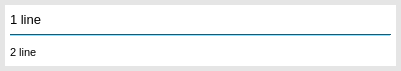
<?xml version="1.0" encoding="UTF-8"?>
<ui version="4.0">
 <class>CustomListViewItemWidgetForm</class>
 <widget class="QWidget" name="CustomListViewItemWidgetForm">
  <property name="geometry">
   <rect>
    <x>0</x>
    <y>0</y>
    <width>401</width>
    <height>71</height>
   </rect>
  </property>
  <property name="sizePolicy">
   <sizepolicy hsizetype="Ignored" vsizetype="Ignored">
    <horstretch>0</horstretch>
    <verstretch>0</verstretch>
   </sizepolicy>
  </property>
  <property name="maximumSize">
   <size>
    <width>16777194</width>
    <height>16777215</height>
   </size>
  </property>
  <property name="palette">
   <palette>
    <active>
     <colorrole role="WindowText">
      <brush brushstyle="SolidPattern">
       <color alpha="255">
        <red>0</red>
        <green>0</green>
        <blue>0</blue>
       </color>
      </brush>
     </colorrole>
     <colorrole role="Button">
      <brush brushstyle="SolidPattern">
       <color alpha="255">
        <red>229</red>
        <green>229</green>
        <blue>229</blue>
       </color>
      </brush>
     </colorrole>
     <colorrole role="Light">
      <brush brushstyle="SolidPattern">
       <color alpha="255">
        <red>255</red>
        <green>255</green>
        <blue>255</blue>
       </color>
      </brush>
     </colorrole>
     <colorrole role="Midlight">
      <brush brushstyle="SolidPattern">
       <color alpha="255">
        <red>242</red>
        <green>242</green>
        <blue>242</blue>
       </color>
      </brush>
     </colorrole>
     <colorrole role="Dark">
      <brush brushstyle="SolidPattern">
       <color alpha="255">
        <red>114</red>
        <green>114</green>
        <blue>114</blue>
       </color>
      </brush>
     </colorrole>
     <colorrole role="Mid">
      <brush brushstyle="SolidPattern">
       <color alpha="255">
        <red>153</red>
        <green>153</green>
        <blue>153</blue>
       </color>
      </brush>
     </colorrole>
     <colorrole role="Text">
      <brush brushstyle="SolidPattern">
       <color alpha="255">
        <red>0</red>
        <green>0</green>
        <blue>0</blue>
       </color>
      </brush>
     </colorrole>
     <colorrole role="BrightText">
      <brush brushstyle="SolidPattern">
       <color alpha="255">
        <red>255</red>
        <green>255</green>
        <blue>255</blue>
       </color>
      </brush>
     </colorrole>
     <colorrole role="ButtonText">
      <brush brushstyle="SolidPattern">
       <color alpha="255">
        <red>0</red>
        <green>0</green>
        <blue>0</blue>
       </color>
      </brush>
     </colorrole>
     <colorrole role="Base">
      <brush brushstyle="SolidPattern">
       <color alpha="255">
        <red>255</red>
        <green>255</green>
        <blue>255</blue>
       </color>
      </brush>
     </colorrole>
     <colorrole role="Window">
      <brush brushstyle="SolidPattern">
       <color alpha="255">
        <red>229</red>
        <green>229</green>
        <blue>229</blue>
       </color>
      </brush>
     </colorrole>
     <colorrole role="Shadow">
      <brush brushstyle="SolidPattern">
       <color alpha="255">
        <red>0</red>
        <green>0</green>
        <blue>0</blue>
       </color>
      </brush>
     </colorrole>
     <colorrole role="AlternateBase">
      <brush brushstyle="SolidPattern">
       <color alpha="255">
        <red>242</red>
        <green>242</green>
        <blue>242</blue>
       </color>
      </brush>
     </colorrole>
     <colorrole role="ToolTipBase">
      <brush brushstyle="SolidPattern">
       <color alpha="255">
        <red>255</red>
        <green>255</green>
        <blue>220</blue>
       </color>
      </brush>
     </colorrole>
     <colorrole role="ToolTipText">
      <brush brushstyle="SolidPattern">
       <color alpha="255">
        <red>0</red>
        <green>0</green>
        <blue>0</blue>
       </color>
      </brush>
     </colorrole>
    </active>
    <inactive>
     <colorrole role="WindowText">
      <brush brushstyle="SolidPattern">
       <color alpha="255">
        <red>0</red>
        <green>0</green>
        <blue>0</blue>
       </color>
      </brush>
     </colorrole>
     <colorrole role="Button">
      <brush brushstyle="SolidPattern">
       <color alpha="255">
        <red>229</red>
        <green>229</green>
        <blue>229</blue>
       </color>
      </brush>
     </colorrole>
     <colorrole role="Light">
      <brush brushstyle="SolidPattern">
       <color alpha="255">
        <red>255</red>
        <green>255</green>
        <blue>255</blue>
       </color>
      </brush>
     </colorrole>
     <colorrole role="Midlight">
      <brush brushstyle="SolidPattern">
       <color alpha="255">
        <red>242</red>
        <green>242</green>
        <blue>242</blue>
       </color>
      </brush>
     </colorrole>
     <colorrole role="Dark">
      <brush brushstyle="SolidPattern">
       <color alpha="255">
        <red>114</red>
        <green>114</green>
        <blue>114</blue>
       </color>
      </brush>
     </colorrole>
     <colorrole role="Mid">
      <brush brushstyle="SolidPattern">
       <color alpha="255">
        <red>153</red>
        <green>153</green>
        <blue>153</blue>
       </color>
      </brush>
     </colorrole>
     <colorrole role="Text">
      <brush brushstyle="SolidPattern">
       <color alpha="255">
        <red>0</red>
        <green>0</green>
        <blue>0</blue>
       </color>
      </brush>
     </colorrole>
     <colorrole role="BrightText">
      <brush brushstyle="SolidPattern">
       <color alpha="255">
        <red>255</red>
        <green>255</green>
        <blue>255</blue>
       </color>
      </brush>
     </colorrole>
     <colorrole role="ButtonText">
      <brush brushstyle="SolidPattern">
       <color alpha="255">
        <red>0</red>
        <green>0</green>
        <blue>0</blue>
       </color>
      </brush>
     </colorrole>
     <colorrole role="Base">
      <brush brushstyle="SolidPattern">
       <color alpha="255">
        <red>255</red>
        <green>255</green>
        <blue>255</blue>
       </color>
      </brush>
     </colorrole>
     <colorrole role="Window">
      <brush brushstyle="SolidPattern">
       <color alpha="255">
        <red>229</red>
        <green>229</green>
        <blue>229</blue>
       </color>
      </brush>
     </colorrole>
     <colorrole role="Shadow">
      <brush brushstyle="SolidPattern">
       <color alpha="255">
        <red>0</red>
        <green>0</green>
        <blue>0</blue>
       </color>
      </brush>
     </colorrole>
     <colorrole role="AlternateBase">
      <brush brushstyle="SolidPattern">
       <color alpha="255">
        <red>242</red>
        <green>242</green>
        <blue>242</blue>
       </color>
      </brush>
     </colorrole>
     <colorrole role="ToolTipBase">
      <brush brushstyle="SolidPattern">
       <color alpha="255">
        <red>255</red>
        <green>255</green>
        <blue>220</blue>
       </color>
      </brush>
     </colorrole>
     <colorrole role="ToolTipText">
      <brush brushstyle="SolidPattern">
       <color alpha="255">
        <red>0</red>
        <green>0</green>
        <blue>0</blue>
       </color>
      </brush>
     </colorrole>
    </inactive>
    <disabled>
     <colorrole role="WindowText">
      <brush brushstyle="SolidPattern">
       <color alpha="255">
        <red>114</red>
        <green>114</green>
        <blue>114</blue>
       </color>
      </brush>
     </colorrole>
     <colorrole role="Button">
      <brush brushstyle="SolidPattern">
       <color alpha="255">
        <red>229</red>
        <green>229</green>
        <blue>229</blue>
       </color>
      </brush>
     </colorrole>
     <colorrole role="Light">
      <brush brushstyle="SolidPattern">
       <color alpha="255">
        <red>255</red>
        <green>255</green>
        <blue>255</blue>
       </color>
      </brush>
     </colorrole>
     <colorrole role="Midlight">
      <brush brushstyle="SolidPattern">
       <color alpha="255">
        <red>242</red>
        <green>242</green>
        <blue>242</blue>
       </color>
      </brush>
     </colorrole>
     <colorrole role="Dark">
      <brush brushstyle="SolidPattern">
       <color alpha="255">
        <red>114</red>
        <green>114</green>
        <blue>114</blue>
       </color>
      </brush>
     </colorrole>
     <colorrole role="Mid">
      <brush brushstyle="SolidPattern">
       <color alpha="255">
        <red>153</red>
        <green>153</green>
        <blue>153</blue>
       </color>
      </brush>
     </colorrole>
     <colorrole role="Text">
      <brush brushstyle="SolidPattern">
       <color alpha="255">
        <red>114</red>
        <green>114</green>
        <blue>114</blue>
       </color>
      </brush>
     </colorrole>
     <colorrole role="BrightText">
      <brush brushstyle="SolidPattern">
       <color alpha="255">
        <red>255</red>
        <green>255</green>
        <blue>255</blue>
       </color>
      </brush>
     </colorrole>
     <colorrole role="ButtonText">
      <brush brushstyle="SolidPattern">
       <color alpha="255">
        <red>114</red>
        <green>114</green>
        <blue>114</blue>
       </color>
      </brush>
     </colorrole>
     <colorrole role="Base">
      <brush brushstyle="SolidPattern">
       <color alpha="255">
        <red>229</red>
        <green>229</green>
        <blue>229</blue>
       </color>
      </brush>
     </colorrole>
     <colorrole role="Window">
      <brush brushstyle="SolidPattern">
       <color alpha="255">
        <red>229</red>
        <green>229</green>
        <blue>229</blue>
       </color>
      </brush>
     </colorrole>
     <colorrole role="Shadow">
      <brush brushstyle="SolidPattern">
       <color alpha="255">
        <red>0</red>
        <green>0</green>
        <blue>0</blue>
       </color>
      </brush>
     </colorrole>
     <colorrole role="AlternateBase">
      <brush brushstyle="SolidPattern">
       <color alpha="255">
        <red>229</red>
        <green>229</green>
        <blue>229</blue>
       </color>
      </brush>
     </colorrole>
     <colorrole role="ToolTipBase">
      <brush brushstyle="SolidPattern">
       <color alpha="255">
        <red>255</red>
        <green>255</green>
        <blue>220</blue>
       </color>
      </brush>
     </colorrole>
     <colorrole role="ToolTipText">
      <brush brushstyle="SolidPattern">
       <color alpha="255">
        <red>0</red>
        <green>0</green>
        <blue>0</blue>
       </color>
      </brush>
     </colorrole>
    </disabled>
   </palette>
  </property>
  <property name="windowTitle">
   <string>Form</string>
  </property>
  <property name="autoFillBackground">
   <bool>true</bool>
  </property>
  <layout class="QVBoxLayout" name="verticalLayout_2">
   <property name="sizeConstraint">
    <enum>QLayout::SetDefaultConstraint</enum>
   </property>
   <property name="leftMargin">
    <number>5</number>
   </property>
   <property name="topMargin">
    <number>5</number>
   </property>
   <property name="rightMargin">
    <number>5</number>
   </property>
   <property name="bottomMargin">
    <number>5</number>
   </property>
   <item>
    <widget class="QWidget" name="widget" native="true">
     <property name="sizePolicy">
      <sizepolicy hsizetype="Ignored" vsizetype="Ignored">
       <horstretch>0</horstretch>
       <verstretch>0</verstretch>
      </sizepolicy>
     </property>
     <property name="palette">
      <palette>
       <active>
        <colorrole role="WindowText">
         <brush brushstyle="SolidPattern">
          <color alpha="255">
           <red>0</red>
           <green>0</green>
           <blue>0</blue>
          </color>
         </brush>
        </colorrole>
        <colorrole role="Button">
         <brush brushstyle="SolidPattern">
          <color alpha="255">
           <red>255</red>
           <green>255</green>
           <blue>255</blue>
          </color>
         </brush>
        </colorrole>
        <colorrole role="Light">
         <brush brushstyle="SolidPattern">
          <color alpha="255">
           <red>255</red>
           <green>255</green>
           <blue>255</blue>
          </color>
         </brush>
        </colorrole>
        <colorrole role="Midlight">
         <brush brushstyle="SolidPattern">
          <color alpha="255">
           <red>255</red>
           <green>255</green>
           <blue>255</blue>
          </color>
         </brush>
        </colorrole>
        <colorrole role="Dark">
         <brush brushstyle="SolidPattern">
          <color alpha="255">
           <red>127</red>
           <green>127</green>
           <blue>127</blue>
          </color>
         </brush>
        </colorrole>
        <colorrole role="Mid">
         <brush brushstyle="SolidPattern">
          <color alpha="255">
           <red>170</red>
           <green>170</green>
           <blue>170</blue>
          </color>
         </brush>
        </colorrole>
        <colorrole role="Text">
         <brush brushstyle="SolidPattern">
          <color alpha="255">
           <red>0</red>
           <green>0</green>
           <blue>0</blue>
          </color>
         </brush>
        </colorrole>
        <colorrole role="BrightText">
         <brush brushstyle="SolidPattern">
          <color alpha="255">
           <red>255</red>
           <green>255</green>
           <blue>255</blue>
          </color>
         </brush>
        </colorrole>
        <colorrole role="ButtonText">
         <brush brushstyle="SolidPattern">
          <color alpha="255">
           <red>0</red>
           <green>0</green>
           <blue>0</blue>
          </color>
         </brush>
        </colorrole>
        <colorrole role="Base">
         <brush brushstyle="SolidPattern">
          <color alpha="255">
           <red>255</red>
           <green>255</green>
           <blue>255</blue>
          </color>
         </brush>
        </colorrole>
        <colorrole role="Window">
         <brush brushstyle="SolidPattern">
          <color alpha="255">
           <red>255</red>
           <green>255</green>
           <blue>255</blue>
          </color>
         </brush>
        </colorrole>
        <colorrole role="Shadow">
         <brush brushstyle="SolidPattern">
          <color alpha="255">
           <red>0</red>
           <green>0</green>
           <blue>0</blue>
          </color>
         </brush>
        </colorrole>
        <colorrole role="AlternateBase">
         <brush brushstyle="SolidPattern">
          <color alpha="255">
           <red>255</red>
           <green>255</green>
           <blue>255</blue>
          </color>
         </brush>
        </colorrole>
        <colorrole role="ToolTipBase">
         <brush brushstyle="SolidPattern">
          <color alpha="255">
           <red>255</red>
           <green>255</green>
           <blue>220</blue>
          </color>
         </brush>
        </colorrole>
        <colorrole role="ToolTipText">
         <brush brushstyle="SolidPattern">
          <color alpha="255">
           <red>0</red>
           <green>0</green>
           <blue>0</blue>
          </color>
         </brush>
        </colorrole>
       </active>
       <inactive>
        <colorrole role="WindowText">
         <brush brushstyle="SolidPattern">
          <color alpha="255">
           <red>0</red>
           <green>0</green>
           <blue>0</blue>
          </color>
         </brush>
        </colorrole>
        <colorrole role="Button">
         <brush brushstyle="SolidPattern">
          <color alpha="255">
           <red>255</red>
           <green>255</green>
           <blue>255</blue>
          </color>
         </brush>
        </colorrole>
        <colorrole role="Light">
         <brush brushstyle="SolidPattern">
          <color alpha="255">
           <red>255</red>
           <green>255</green>
           <blue>255</blue>
          </color>
         </brush>
        </colorrole>
        <colorrole role="Midlight">
         <brush brushstyle="SolidPattern">
          <color alpha="255">
           <red>255</red>
           <green>255</green>
           <blue>255</blue>
          </color>
         </brush>
        </colorrole>
        <colorrole role="Dark">
         <brush brushstyle="SolidPattern">
          <color alpha="255">
           <red>127</red>
           <green>127</green>
           <blue>127</blue>
          </color>
         </brush>
        </colorrole>
        <colorrole role="Mid">
         <brush brushstyle="SolidPattern">
          <color alpha="255">
           <red>170</red>
           <green>170</green>
           <blue>170</blue>
          </color>
         </brush>
        </colorrole>
        <colorrole role="Text">
         <brush brushstyle="SolidPattern">
          <color alpha="255">
           <red>0</red>
           <green>0</green>
           <blue>0</blue>
          </color>
         </brush>
        </colorrole>
        <colorrole role="BrightText">
         <brush brushstyle="SolidPattern">
          <color alpha="255">
           <red>255</red>
           <green>255</green>
           <blue>255</blue>
          </color>
         </brush>
        </colorrole>
        <colorrole role="ButtonText">
         <brush brushstyle="SolidPattern">
          <color alpha="255">
           <red>0</red>
           <green>0</green>
           <blue>0</blue>
          </color>
         </brush>
        </colorrole>
        <colorrole role="Base">
         <brush brushstyle="SolidPattern">
          <color alpha="255">
           <red>255</red>
           <green>255</green>
           <blue>255</blue>
          </color>
         </brush>
        </colorrole>
        <colorrole role="Window">
         <brush brushstyle="SolidPattern">
          <color alpha="255">
           <red>255</red>
           <green>255</green>
           <blue>255</blue>
          </color>
         </brush>
        </colorrole>
        <colorrole role="Shadow">
         <brush brushstyle="SolidPattern">
          <color alpha="255">
           <red>0</red>
           <green>0</green>
           <blue>0</blue>
          </color>
         </brush>
        </colorrole>
        <colorrole role="AlternateBase">
         <brush brushstyle="SolidPattern">
          <color alpha="255">
           <red>255</red>
           <green>255</green>
           <blue>255</blue>
          </color>
         </brush>
        </colorrole>
        <colorrole role="ToolTipBase">
         <brush brushstyle="SolidPattern">
          <color alpha="255">
           <red>255</red>
           <green>255</green>
           <blue>220</blue>
          </color>
         </brush>
        </colorrole>
        <colorrole role="ToolTipText">
         <brush brushstyle="SolidPattern">
          <color alpha="255">
           <red>0</red>
           <green>0</green>
           <blue>0</blue>
          </color>
         </brush>
        </colorrole>
       </inactive>
       <disabled>
        <colorrole role="WindowText">
         <brush brushstyle="SolidPattern">
          <color alpha="255">
           <red>127</red>
           <green>127</green>
           <blue>127</blue>
          </color>
         </brush>
        </colorrole>
        <colorrole role="Button">
         <brush brushstyle="SolidPattern">
          <color alpha="255">
           <red>255</red>
           <green>255</green>
           <blue>255</blue>
          </color>
         </brush>
        </colorrole>
        <colorrole role="Light">
         <brush brushstyle="SolidPattern">
          <color alpha="255">
           <red>255</red>
           <green>255</green>
           <blue>255</blue>
          </color>
         </brush>
        </colorrole>
        <colorrole role="Midlight">
         <brush brushstyle="SolidPattern">
          <color alpha="255">
           <red>255</red>
           <green>255</green>
           <blue>255</blue>
          </color>
         </brush>
        </colorrole>
        <colorrole role="Dark">
         <brush brushstyle="SolidPattern">
          <color alpha="255">
           <red>127</red>
           <green>127</green>
           <blue>127</blue>
          </color>
         </brush>
        </colorrole>
        <colorrole role="Mid">
         <brush brushstyle="SolidPattern">
          <color alpha="255">
           <red>170</red>
           <green>170</green>
           <blue>170</blue>
          </color>
         </brush>
        </colorrole>
        <colorrole role="Text">
         <brush brushstyle="SolidPattern">
          <color alpha="255">
           <red>127</red>
           <green>127</green>
           <blue>127</blue>
          </color>
         </brush>
        </colorrole>
        <colorrole role="BrightText">
         <brush brushstyle="SolidPattern">
          <color alpha="255">
           <red>255</red>
           <green>255</green>
           <blue>255</blue>
          </color>
         </brush>
        </colorrole>
        <colorrole role="ButtonText">
         <brush brushstyle="SolidPattern">
          <color alpha="255">
           <red>127</red>
           <green>127</green>
           <blue>127</blue>
          </color>
         </brush>
        </colorrole>
        <colorrole role="Base">
         <brush brushstyle="SolidPattern">
          <color alpha="255">
           <red>255</red>
           <green>255</green>
           <blue>255</blue>
          </color>
         </brush>
        </colorrole>
        <colorrole role="Window">
         <brush brushstyle="SolidPattern">
          <color alpha="255">
           <red>255</red>
           <green>255</green>
           <blue>255</blue>
          </color>
         </brush>
        </colorrole>
        <colorrole role="Shadow">
         <brush brushstyle="SolidPattern">
          <color alpha="255">
           <red>0</red>
           <green>0</green>
           <blue>0</blue>
          </color>
         </brush>
        </colorrole>
        <colorrole role="AlternateBase">
         <brush brushstyle="SolidPattern">
          <color alpha="255">
           <red>255</red>
           <green>255</green>
           <blue>255</blue>
          </color>
         </brush>
        </colorrole>
        <colorrole role="ToolTipBase">
         <brush brushstyle="SolidPattern">
          <color alpha="255">
           <red>255</red>
           <green>255</green>
           <blue>220</blue>
          </color>
         </brush>
        </colorrole>
        <colorrole role="ToolTipText">
         <brush brushstyle="SolidPattern">
          <color alpha="255">
           <red>0</red>
           <green>0</green>
           <blue>0</blue>
          </color>
         </brush>
        </colorrole>
       </disabled>
      </palette>
     </property>
     <property name="autoFillBackground">
      <bool>true</bool>
     </property>
     <layout class="QVBoxLayout" name="verticalLayout_3">
      <property name="leftMargin">
       <number>5</number>
      </property>
      <property name="topMargin">
       <number>5</number>
      </property>
      <property name="rightMargin">
       <number>5</number>
      </property>
      <property name="bottomMargin">
       <number>5</number>
      </property>
      <item>
       <widget class="QLabel" name="firstLine">
        <property name="sizePolicy">
         <sizepolicy hsizetype="Ignored" vsizetype="Ignored">
          <horstretch>0</horstretch>
          <verstretch>0</verstretch>
         </sizepolicy>
        </property>
        <property name="font">
         <font>
          <pointsize>10</pointsize>
         </font>
        </property>
        <property name="text">
         <string>1 line</string>
        </property>
        <property name="scaledContents">
         <bool>false</bool>
        </property>
        <property name="wordWrap">
         <bool>true</bool>
        </property>
       </widget>
      </item>
      <item>
       <widget class="Line" name="line">
        <property name="palette">
         <palette>
          <active>
           <colorrole role="WindowText">
            <brush brushstyle="SolidPattern">
             <color alpha="255">
              <red>0</red>
              <green>0</green>
              <blue>0</blue>
             </color>
            </brush>
           </colorrole>
           <colorrole role="Button">
            <brush brushstyle="SolidPattern">
             <color alpha="255">
              <red>51</red>
              <green>181</green>
              <blue>229</blue>
             </color>
            </brush>
           </colorrole>
           <colorrole role="Light">
            <brush brushstyle="SolidPattern">
             <color alpha="255">
              <red>145</red>
              <green>226</green>
              <blue>255</blue>
             </color>
            </brush>
           </colorrole>
           <colorrole role="Midlight">
            <brush brushstyle="SolidPattern">
             <color alpha="255">
              <red>98</red>
              <green>203</green>
              <blue>242</blue>
             </color>
            </brush>
           </colorrole>
           <colorrole role="Dark">
            <brush brushstyle="SolidPattern">
             <color alpha="255">
              <red>25</red>
              <green>90</green>
              <blue>114</blue>
             </color>
            </brush>
           </colorrole>
           <colorrole role="Mid">
            <brush brushstyle="SolidPattern">
             <color alpha="255">
              <red>34</red>
              <green>121</green>
              <blue>153</blue>
             </color>
            </brush>
           </colorrole>
           <colorrole role="Text">
            <brush brushstyle="SolidPattern">
             <color alpha="255">
              <red>0</red>
              <green>0</green>
              <blue>0</blue>
             </color>
            </brush>
           </colorrole>
           <colorrole role="BrightText">
            <brush brushstyle="SolidPattern">
             <color alpha="255">
              <red>255</red>
              <green>255</green>
              <blue>255</blue>
             </color>
            </brush>
           </colorrole>
           <colorrole role="ButtonText">
            <brush brushstyle="SolidPattern">
             <color alpha="255">
              <red>0</red>
              <green>0</green>
              <blue>0</blue>
             </color>
            </brush>
           </colorrole>
           <colorrole role="Base">
            <brush brushstyle="SolidPattern">
             <color alpha="255">
              <red>255</red>
              <green>255</green>
              <blue>255</blue>
             </color>
            </brush>
           </colorrole>
           <colorrole role="Window">
            <brush brushstyle="SolidPattern">
             <color alpha="255">
              <red>51</red>
              <green>181</green>
              <blue>229</blue>
             </color>
            </brush>
           </colorrole>
           <colorrole role="Shadow">
            <brush brushstyle="SolidPattern">
             <color alpha="255">
              <red>0</red>
              <green>0</green>
              <blue>0</blue>
             </color>
            </brush>
           </colorrole>
           <colorrole role="AlternateBase">
            <brush brushstyle="SolidPattern">
             <color alpha="255">
              <red>153</red>
              <green>218</green>
              <blue>242</blue>
             </color>
            </brush>
           </colorrole>
           <colorrole role="ToolTipBase">
            <brush brushstyle="SolidPattern">
             <color alpha="255">
              <red>255</red>
              <green>255</green>
              <blue>220</blue>
             </color>
            </brush>
           </colorrole>
           <colorrole role="ToolTipText">
            <brush brushstyle="SolidPattern">
             <color alpha="255">
              <red>0</red>
              <green>0</green>
              <blue>0</blue>
             </color>
            </brush>
           </colorrole>
          </active>
          <inactive>
           <colorrole role="WindowText">
            <brush brushstyle="SolidPattern">
             <color alpha="255">
              <red>0</red>
              <green>0</green>
              <blue>0</blue>
             </color>
            </brush>
           </colorrole>
           <colorrole role="Button">
            <brush brushstyle="SolidPattern">
             <color alpha="255">
              <red>51</red>
              <green>181</green>
              <blue>229</blue>
             </color>
            </brush>
           </colorrole>
           <colorrole role="Light">
            <brush brushstyle="SolidPattern">
             <color alpha="255">
              <red>145</red>
              <green>226</green>
              <blue>255</blue>
             </color>
            </brush>
           </colorrole>
           <colorrole role="Midlight">
            <brush brushstyle="SolidPattern">
             <color alpha="255">
              <red>98</red>
              <green>203</green>
              <blue>242</blue>
             </color>
            </brush>
           </colorrole>
           <colorrole role="Dark">
            <brush brushstyle="SolidPattern">
             <color alpha="255">
              <red>25</red>
              <green>90</green>
              <blue>114</blue>
             </color>
            </brush>
           </colorrole>
           <colorrole role="Mid">
            <brush brushstyle="SolidPattern">
             <color alpha="255">
              <red>34</red>
              <green>121</green>
              <blue>153</blue>
             </color>
            </brush>
           </colorrole>
           <colorrole role="Text">
            <brush brushstyle="SolidPattern">
             <color alpha="255">
              <red>0</red>
              <green>0</green>
              <blue>0</blue>
             </color>
            </brush>
           </colorrole>
           <colorrole role="BrightText">
            <brush brushstyle="SolidPattern">
             <color alpha="255">
              <red>255</red>
              <green>255</green>
              <blue>255</blue>
             </color>
            </brush>
           </colorrole>
           <colorrole role="ButtonText">
            <brush brushstyle="SolidPattern">
             <color alpha="255">
              <red>0</red>
              <green>0</green>
              <blue>0</blue>
             </color>
            </brush>
           </colorrole>
           <colorrole role="Base">
            <brush brushstyle="SolidPattern">
             <color alpha="255">
              <red>255</red>
              <green>255</green>
              <blue>255</blue>
             </color>
            </brush>
           </colorrole>
           <colorrole role="Window">
            <brush brushstyle="SolidPattern">
             <color alpha="255">
              <red>51</red>
              <green>181</green>
              <blue>229</blue>
             </color>
            </brush>
           </colorrole>
           <colorrole role="Shadow">
            <brush brushstyle="SolidPattern">
             <color alpha="255">
              <red>0</red>
              <green>0</green>
              <blue>0</blue>
             </color>
            </brush>
           </colorrole>
           <colorrole role="AlternateBase">
            <brush brushstyle="SolidPattern">
             <color alpha="255">
              <red>153</red>
              <green>218</green>
              <blue>242</blue>
             </color>
            </brush>
           </colorrole>
           <colorrole role="ToolTipBase">
            <brush brushstyle="SolidPattern">
             <color alpha="255">
              <red>255</red>
              <green>255</green>
              <blue>220</blue>
             </color>
            </brush>
           </colorrole>
           <colorrole role="ToolTipText">
            <brush brushstyle="SolidPattern">
             <color alpha="255">
              <red>0</red>
              <green>0</green>
              <blue>0</blue>
             </color>
            </brush>
           </colorrole>
          </inactive>
          <disabled>
           <colorrole role="WindowText">
            <brush brushstyle="SolidPattern">
             <color alpha="255">
              <red>25</red>
              <green>90</green>
              <blue>114</blue>
             </color>
            </brush>
           </colorrole>
           <colorrole role="Button">
            <brush brushstyle="SolidPattern">
             <color alpha="255">
              <red>51</red>
              <green>181</green>
              <blue>229</blue>
             </color>
            </brush>
           </colorrole>
           <colorrole role="Light">
            <brush brushstyle="SolidPattern">
             <color alpha="255">
              <red>145</red>
              <green>226</green>
              <blue>255</blue>
             </color>
            </brush>
           </colorrole>
           <colorrole role="Midlight">
            <brush brushstyle="SolidPattern">
             <color alpha="255">
              <red>98</red>
              <green>203</green>
              <blue>242</blue>
             </color>
            </brush>
           </colorrole>
           <colorrole role="Dark">
            <brush brushstyle="SolidPattern">
             <color alpha="255">
              <red>25</red>
              <green>90</green>
              <blue>114</blue>
             </color>
            </brush>
           </colorrole>
           <colorrole role="Mid">
            <brush brushstyle="SolidPattern">
             <color alpha="255">
              <red>34</red>
              <green>121</green>
              <blue>153</blue>
             </color>
            </brush>
           </colorrole>
           <colorrole role="Text">
            <brush brushstyle="SolidPattern">
             <color alpha="255">
              <red>25</red>
              <green>90</green>
              <blue>114</blue>
             </color>
            </brush>
           </colorrole>
           <colorrole role="BrightText">
            <brush brushstyle="SolidPattern">
             <color alpha="255">
              <red>255</red>
              <green>255</green>
              <blue>255</blue>
             </color>
            </brush>
           </colorrole>
           <colorrole role="ButtonText">
            <brush brushstyle="SolidPattern">
             <color alpha="255">
              <red>25</red>
              <green>90</green>
              <blue>114</blue>
             </color>
            </brush>
           </colorrole>
           <colorrole role="Base">
            <brush brushstyle="SolidPattern">
             <color alpha="255">
              <red>51</red>
              <green>181</green>
              <blue>229</blue>
             </color>
            </brush>
           </colorrole>
           <colorrole role="Window">
            <brush brushstyle="SolidPattern">
             <color alpha="255">
              <red>51</red>
              <green>181</green>
              <blue>229</blue>
             </color>
            </brush>
           </colorrole>
           <colorrole role="Shadow">
            <brush brushstyle="SolidPattern">
             <color alpha="255">
              <red>0</red>
              <green>0</green>
              <blue>0</blue>
             </color>
            </brush>
           </colorrole>
           <colorrole role="AlternateBase">
            <brush brushstyle="SolidPattern">
             <color alpha="255">
              <red>51</red>
              <green>181</green>
              <blue>229</blue>
             </color>
            </brush>
           </colorrole>
           <colorrole role="ToolTipBase">
            <brush brushstyle="SolidPattern">
             <color alpha="255">
              <red>255</red>
              <green>255</green>
              <blue>220</blue>
             </color>
            </brush>
           </colorrole>
           <colorrole role="ToolTipText">
            <brush brushstyle="SolidPattern">
             <color alpha="255">
              <red>0</red>
              <green>0</green>
              <blue>0</blue>
             </color>
            </brush>
           </colorrole>
          </disabled>
         </palette>
        </property>
        <property name="orientation">
         <enum>Qt::Horizontal</enum>
        </property>
       </widget>
      </item>
      <item>
       <widget class="QLabel" name="secLine">
        <property name="font">
         <font>
          <pointsize>8</pointsize>
         </font>
        </property>
        <property name="text">
         <string>2 line</string>
        </property>
       </widget>
      </item>
     </layout>
    </widget>
   </item>
  </layout>
 </widget>
 <resources/>
 <connections/>
</ui>
